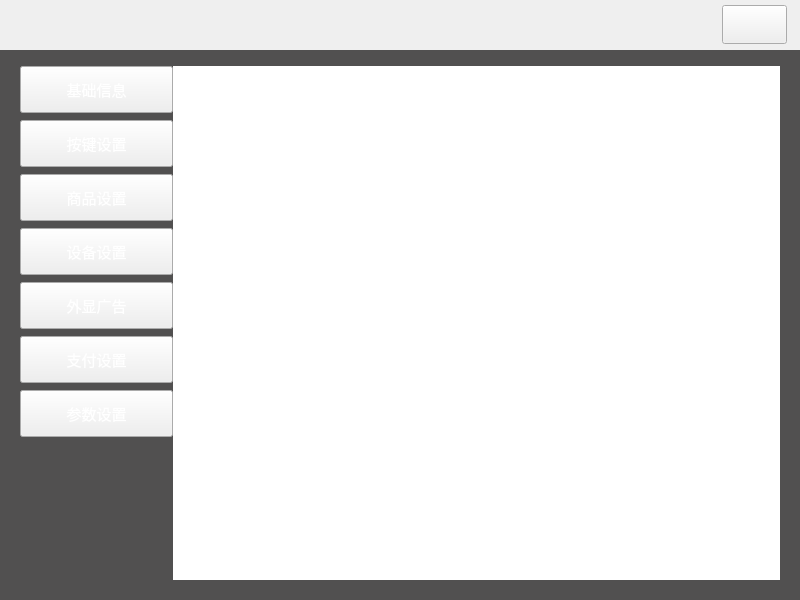
<?xml version="1.0" encoding="UTF-8"?>
<ui version="4.0">
 <class>SetWidget</class>
 <widget class="QWidget" name="SetWidget">
  <property name="geometry">
   <rect>
    <x>0</x>
    <y>0</y>
    <width>800</width>
    <height>600</height>
   </rect>
  </property>
  <property name="windowTitle">
   <string>SetWidget</string>
  </property>
  <layout class="QVBoxLayout" name="verticalLayout_2" stretch="50,550">
   <property name="spacing">
    <number>0</number>
   </property>
   <property name="leftMargin">
    <number>0</number>
   </property>
   <property name="topMargin">
    <number>0</number>
   </property>
   <property name="rightMargin">
    <number>0</number>
   </property>
   <property name="bottomMargin">
    <number>0</number>
   </property>
   <item>
    <widget class="QWidget" name="titleBarWidget" native="true">
     <property name="minimumSize">
      <size>
       <width>0</width>
       <height>50</height>
      </size>
     </property>
     <property name="maximumSize">
      <size>
       <width>16777215</width>
       <height>16777215</height>
      </size>
     </property>
     <property name="styleSheet">
      <string notr="true">QWidget#titleBarWidget {
	border-image: url(:/shareImages/dlg_titlebar.png);
}
</string>
     </property>
     <widget class="QLabel" name="logoLabel">
      <property name="geometry">
       <rect>
        <x>20</x>
        <y>15</y>
        <width>64</width>
        <height>19</height>
       </rect>
      </property>
      <property name="minimumSize">
       <size>
        <width>0</width>
        <height>0</height>
       </size>
      </property>
      <property name="maximumSize">
       <size>
        <width>16777215</width>
        <height>16777215</height>
       </size>
      </property>
      <property name="styleSheet">
       <string notr="true">border-image: url(:/saleImage/logo_sale.png);</string>
      </property>
      <property name="text">
       <string/>
      </property>
     </widget>
     <widget class="QPushButton" name="backButton">
      <property name="geometry">
       <rect>
        <x>722</x>
        <y>5</y>
        <width>65</width>
        <height>39</height>
       </rect>
      </property>
      <property name="minimumSize">
       <size>
        <width>0</width>
        <height>0</height>
       </size>
      </property>
      <property name="maximumSize">
       <size>
        <width>16777215</width>
        <height>16777215</height>
       </size>
      </property>
      <property name="styleSheet">
       <string notr="true">QPushButton#backButton {
	border-image: url(:/shareImages/btn_back_normal.png);
}

QPushButton#backButton:press {
	border-image: url(:/shareImages/btn_back_press.png);
}</string>
      </property>
      <property name="text">
       <string/>
      </property>
     </widget>
    </widget>
   </item>
   <item>
    <widget class="QWidget" name="mainSkinWidget" native="true">
     <property name="styleSheet">
      <string notr="true">QWidget#mainSkinWidget{
	background-color: rgb(81, 80, 80);
}</string>
     </property>
     <layout class="QHBoxLayout" name="horizontalLayout" stretch="153,607">
      <property name="spacing">
       <number>0</number>
      </property>
      <property name="leftMargin">
       <number>20</number>
      </property>
      <property name="topMargin">
       <number>16</number>
      </property>
      <property name="rightMargin">
       <number>20</number>
      </property>
      <property name="bottomMargin">
       <number>20</number>
      </property>
      <item>
       <widget class="QWidget" name="widget_3" native="true">
        <property name="minimumSize">
         <size>
          <width>75</width>
          <height>0</height>
         </size>
        </property>
        <property name="maximumSize">
         <size>
          <width>200</width>
          <height>16777215</height>
         </size>
        </property>
        <layout class="QVBoxLayout" name="verticalLayout">
         <property name="spacing">
          <number>7</number>
         </property>
         <property name="leftMargin">
          <number>0</number>
         </property>
         <property name="topMargin">
          <number>0</number>
         </property>
         <property name="rightMargin">
          <number>0</number>
         </property>
         <property name="bottomMargin">
          <number>0</number>
         </property>
         <item>
          <widget class="QPushButton" name="posInfoSetButton">
           <property name="sizePolicy">
            <sizepolicy hsizetype="Minimum" vsizetype="Expanding">
             <horstretch>0</horstretch>
             <verstretch>0</verstretch>
            </sizepolicy>
           </property>
           <property name="minimumSize">
            <size>
             <width>148</width>
             <height>47</height>
            </size>
           </property>
           <property name="maximumSize">
            <size>
             <width>250</width>
             <height>86</height>
            </size>
           </property>
           <property name="font">
            <font>
             <pointsize>-1</pointsize>
            </font>
           </property>
           <property name="styleSheet">
            <string notr="true">QPushButton{
font-size:15px; 
color: #ffffff;
border-image: url(:/setImage/tab_button_normal.png);
}</string>
           </property>
           <property name="text">
            <string>基础信息</string>
           </property>
          </widget>
         </item>
         <item>
          <widget class="QPushButton" name="keySetButton">
           <property name="sizePolicy">
            <sizepolicy hsizetype="Minimum" vsizetype="Expanding">
             <horstretch>0</horstretch>
             <verstretch>0</verstretch>
            </sizepolicy>
           </property>
           <property name="minimumSize">
            <size>
             <width>148</width>
             <height>47</height>
            </size>
           </property>
           <property name="maximumSize">
            <size>
             <width>250</width>
             <height>86</height>
            </size>
           </property>
           <property name="font">
            <font>
             <pointsize>-1</pointsize>
            </font>
           </property>
           <property name="styleSheet">
            <string notr="true">QPushButton{
font-size:15px; 
color: #ffffff;
border-image: url(:/setImage/tab_button_normal.png);
}</string>
           </property>
           <property name="text">
            <string>按键设置</string>
           </property>
          </widget>
         </item>
         <item>
          <widget class="QPushButton" name="goodsSetButton">
           <property name="sizePolicy">
            <sizepolicy hsizetype="Minimum" vsizetype="Expanding">
             <horstretch>0</horstretch>
             <verstretch>0</verstretch>
            </sizepolicy>
           </property>
           <property name="minimumSize">
            <size>
             <width>148</width>
             <height>47</height>
            </size>
           </property>
           <property name="maximumSize">
            <size>
             <width>250</width>
             <height>86</height>
            </size>
           </property>
           <property name="font">
            <font>
             <pointsize>-1</pointsize>
            </font>
           </property>
           <property name="styleSheet">
            <string notr="true">QPushButton{
font-size:15px; 
color: #ffffff;
border-image: url(:/setImage/tab_button_normal.png);
}</string>
           </property>
           <property name="text">
            <string>商品设置</string>
           </property>
          </widget>
         </item>
         <item>
          <widget class="QPushButton" name="deviceSetButton">
           <property name="sizePolicy">
            <sizepolicy hsizetype="Minimum" vsizetype="Expanding">
             <horstretch>0</horstretch>
             <verstretch>0</verstretch>
            </sizepolicy>
           </property>
           <property name="minimumSize">
            <size>
             <width>148</width>
             <height>47</height>
            </size>
           </property>
           <property name="maximumSize">
            <size>
             <width>250</width>
             <height>86</height>
            </size>
           </property>
           <property name="font">
            <font>
             <pointsize>-1</pointsize>
            </font>
           </property>
           <property name="styleSheet">
            <string notr="true">QPushButton{
font-size:15px; 
color: #ffffff;
border-image: url(:/setImage/tab_button_normal.png);
}</string>
           </property>
           <property name="text">
            <string>设备设置</string>
           </property>
          </widget>
         </item>
         <item>
          <widget class="QPushButton" name="screenSetButton">
           <property name="sizePolicy">
            <sizepolicy hsizetype="Minimum" vsizetype="Expanding">
             <horstretch>0</horstretch>
             <verstretch>0</verstretch>
            </sizepolicy>
           </property>
           <property name="minimumSize">
            <size>
             <width>148</width>
             <height>47</height>
            </size>
           </property>
           <property name="maximumSize">
            <size>
             <width>250</width>
             <height>86</height>
            </size>
           </property>
           <property name="font">
            <font>
             <pointsize>-1</pointsize>
            </font>
           </property>
           <property name="styleSheet">
            <string notr="true">QPushButton{
font-size:15px; 
color: #ffffff;
border-image: url(:/setImage/tab_button_normal.png);
}</string>
           </property>
           <property name="text">
            <string>外显广告</string>
           </property>
          </widget>
         </item>
         <item>
          <widget class="QPushButton" name="payWaySetButton">
           <property name="sizePolicy">
            <sizepolicy hsizetype="Minimum" vsizetype="Expanding">
             <horstretch>0</horstretch>
             <verstretch>0</verstretch>
            </sizepolicy>
           </property>
           <property name="minimumSize">
            <size>
             <width>148</width>
             <height>47</height>
            </size>
           </property>
           <property name="maximumSize">
            <size>
             <width>250</width>
             <height>86</height>
            </size>
           </property>
           <property name="font">
            <font>
             <pointsize>-1</pointsize>
            </font>
           </property>
           <property name="styleSheet">
            <string notr="true">QPushButton{
font-size:15px; 
color: #ffffff;
border-image: url(:/setImage/tab_button_normal.png);
}</string>
           </property>
           <property name="text">
            <string>支付设置</string>
           </property>
          </widget>
         </item>
         <item>
          <widget class="QPushButton" name="paramsSetButton">
           <property name="sizePolicy">
            <sizepolicy hsizetype="Minimum" vsizetype="Expanding">
             <horstretch>0</horstretch>
             <verstretch>0</verstretch>
            </sizepolicy>
           </property>
           <property name="minimumSize">
            <size>
             <width>148</width>
             <height>47</height>
            </size>
           </property>
           <property name="maximumSize">
            <size>
             <width>250</width>
             <height>86</height>
            </size>
           </property>
           <property name="font">
            <font>
             <pointsize>-1</pointsize>
            </font>
           </property>
           <property name="styleSheet">
            <string notr="true">QPushButton{
font-size:15px; 
color: #ffffff;
border-image: url(:/setImage/tab_button_normal.png);
}</string>
           </property>
           <property name="text">
            <string>参数设置</string>
           </property>
          </widget>
         </item>
         <item>
          <spacer name="verticalSpacer">
           <property name="orientation">
            <enum>Qt::Vertical</enum>
           </property>
           <property name="sizeHint" stdset="0">
            <size>
             <width>20</width>
             <height>199</height>
            </size>
           </property>
          </spacer>
         </item>
        </layout>
       </widget>
      </item>
      <item>
       <widget class="QStackedWidget" name="stackedWidget">
        <property name="minimumSize">
         <size>
          <width>607</width>
          <height>0</height>
         </size>
        </property>
        <property name="maximumSize">
         <size>
          <width>1677</width>
          <height>16777215</height>
         </size>
        </property>
        <property name="styleSheet">
         <string notr="true"/>
        </property>
        <property name="currentIndex">
         <number>3</number>
        </property>
        <widget class="PosInfoSetPage" name="posInfoSetPage">
         <property name="styleSheet">
          <string notr="true"/>
         </property>
        </widget>
        <widget class="KeySetPage" name="keySetPage">
         <property name="styleSheet">
          <string notr="true"/>
         </property>
        </widget>
        <widget class="GoodsSetPage" name="goodSetPage">
         <property name="styleSheet">
          <string notr="true">QWidget#goodSetPage{
	background-color:#ffffff;
}</string>
         </property>
        </widget>
        <widget class="ScreenSetPage" name="screenSetPage">
         <property name="styleSheet">
          <string notr="true">QWidget#screenSetPage{
	background-color:#ffffff;
}</string>
         </property>
        </widget>
        <widget class="PayWaySetPage" name="payWaySetPage">
         <property name="styleSheet">
          <string notr="true">QWidget#payWaySetPage{
	background-color:#ffffff;
}</string>
         </property>
        </widget>
        <widget class="ParamsSetPage" name="paramsSetPage"/>
        <widget class="DeviceSetPage" name="deviceSetPage"/>
       </widget>
      </item>
     </layout>
    </widget>
   </item>
  </layout>
 </widget>
 <layoutdefault spacing="6" margin="11"/>
 <customwidgets>
  <customwidget>
   <class>PosInfoSetPage</class>
   <extends>QWidget</extends>
   <header>PosInfoSetPage.h</header>
   <container>1</container>
  </customwidget>
  <customwidget>
   <class>KeySetPage</class>
   <extends>QWidget</extends>
   <header>KeySetPage.h</header>
   <container>1</container>
  </customwidget>
  <customwidget>
   <class>GoodsSetPage</class>
   <extends>QWidget</extends>
   <header>GoodsSetPage.h</header>
   <container>1</container>
  </customwidget>
  <customwidget>
   <class>ScreenSetPage</class>
   <extends>QWidget</extends>
   <header>ScreenSetPage.h</header>
   <container>1</container>
  </customwidget>
  <customwidget>
   <class>PayWaySetPage</class>
   <extends>QWidget</extends>
   <header>PayWaySetPage.h</header>
   <container>1</container>
  </customwidget>
  <customwidget>
   <class>ParamsSetPage</class>
   <extends>QWidget</extends>
   <header>ParamsSetPage.h</header>
   <container>1</container>
  </customwidget>
  <customwidget>
   <class>DeviceSetPage</class>
   <extends>QWidget</extends>
   <header location="global">DeviceSetPage.h</header>
   <container>1</container>
  </customwidget>
 </customwidgets>
 <resources/>
 <connections/>
</ui>
